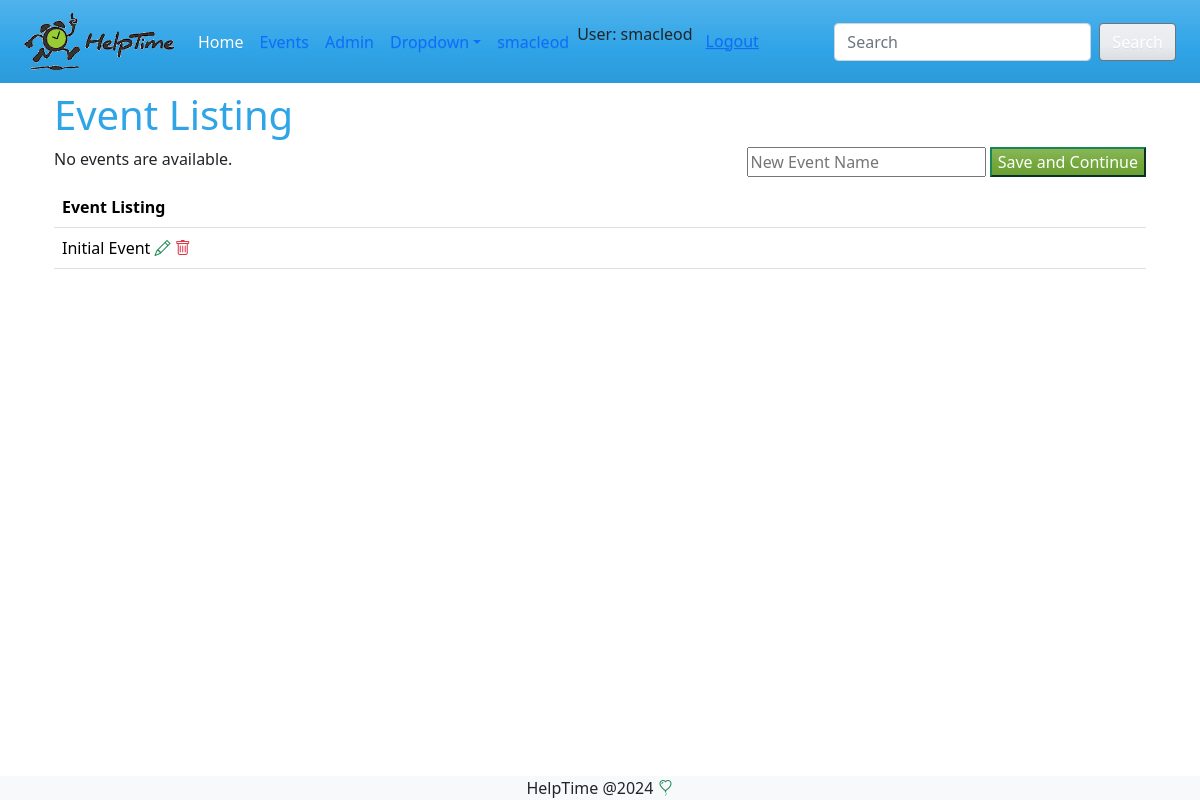
Before: /events/ (signed in) with the older database file.
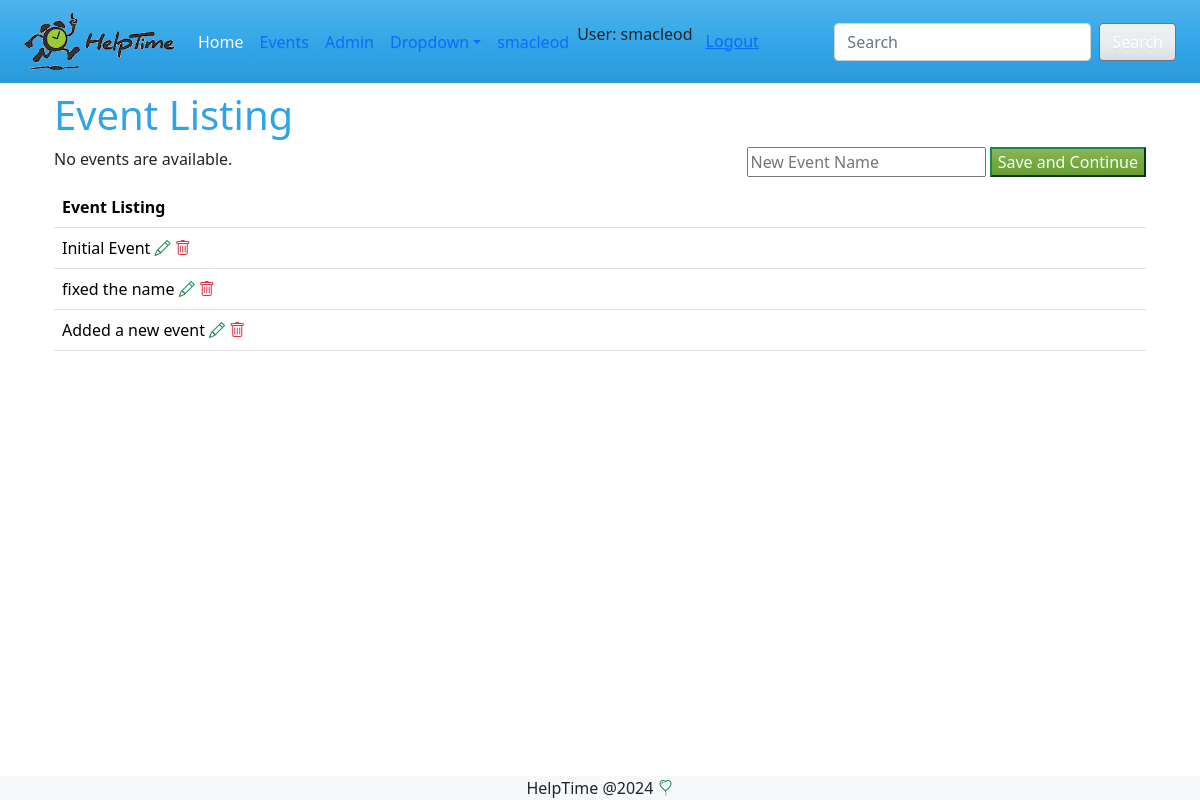
After: the same page with the newer database file.
### events/models.py (models this page shows, shortened)
class Event(models.Model):
    reminder_days_choice = models.TextChoices('days', '1 2 3 4 5 6 7')
    name = models.CharField(max_length=200, verbose_name='Event Name' )
    description = models.TextField(max_length=200, verbose_name='Event Description', blank=True)
    organization = models.CharField(max_length=100, verbose_name='Organization Name', blank=True )
    primery_contact = models.CharField(max_length=100, verbose_name='Primary Contact', blank=True)
    alternate_contact = models.CharField(max_length=100, verbose_name='Alt Contact', blank=True)
    hide_names = models.BooleanField(default=False, verbose_name='Hide Volunteer Names', blank=True)
    reminder_days = models.CharField(max_length=5, choices=reminder_days_choice, verbose_name='Days to remind in advance', default=7)
    created_by = models.ForeignKey(User, on_delete=models.SET_NULL, null=True, blank=True)
    created_at = models.DateTimeField(auto_now_add=True, null=True, blank=True)
    updated_at = models.DateTimeField(auto_now=True, blank=True, null=True)

### events/views.py (the view, shortened to what this page needs)
# urls.py: path("", views.index, name="index"),
def index(request):
    events = Event.objects.filter(Q(created_by=request.user) | Q(created_by__isnull=True))
    form = EventCreateForm()
    return render(request, 'events/index.html', {'events' : events, 'form':form}) #to a template empty {} if no context

### events/forms.py
class EventCreateForm(forms.ModelForm):
    class Meta:
        model = Event
        fields= ['name']
        widgets = {
            'name' :  forms.TextInput(
                attrs={'placeholder': 'New Event Name'}),
        }

### events/templates/events/index.html (shortened to what this page needs)
{% extends 'master.html' %}
{% block content %}
<h1> Event Listing</h1>
<div class="float-end">
    <form action="" method="post">
        {{form.name}}
        <input type="submit" value="Save and Continue" class="btn-success" />
    </form>
</div>
{% if latest_event_list %}
    <ul>
        {% for event in latest_event_list %}
        <li><a href="{% url 'events:detail' event.id %}">{{ event.name }}</a></li>
        {% endfor %}
    </ul>
{% else %}
    <p>No events are available.</p>
{% endif %}
<table class="table">
    <tr>
        <th>Event Listing</th>
    </tr>
    {% for event in events %}
    <tr>
        <td>{{ event.name }}
            <a href="{% url 'events:update' event.id %}" class="text-success"><i class="bi bi-pencil"></i></a>
            <a href="{% url 'events:delete' event.id %}" class="text-danger"><i class="bi bi-trash "></i></a>
        </td>
    </tr>
    {% endfor %}
</table>
{% endblock %}

### templates/master.html (shortened to what this page needs)
{% load static %}
<!DOCTYPE html>
<html lang="en">
<head>
  <link rel="stylesheet" href="{% static 'styles/styles.css' %} ">
  <link rel="stylesheet" href="https://cdn.jsdelivr.net/npm/bootstrap-icons@1.11.3/font/bootstrap-icons.min.css">
  <link rel="stylesheet" href="https://cdn.jsdelivr.net/npm/bootstrap@5.1.3/dist/css/bootstrap.min.css"
>
</head>
<body>
  <nav class="navbar navbar-expand-md bg-primary" data-bs-theme="dark">
    <div class="container-fluid">
      <a class="navbar-brand" href="/">
        <img src="{% static '/images/HelptimeLogo_blk_green_RGB_100px_transparent.gif' %}" alt="HelpTime.org"
          width="150" ;></a>
      <div class="collapse navbar-collapse" id="navbarColor01">
        <ul class="navbar-nav me-auto">
          <li class="nav-item">
            <a class="nav-link active" href="#">Home
            </a>
          </li>
          <li class="nav-item">
            <a class="nav-link" href="/events">Events</a>
          <li class="nav-item">
            <a class="nav-link" href="/admin">Admin</a>
          </li>
          <li class="nav-item dropdown">
            <a class="nav-link dropdown-toggle" data-bs-toggle="dropdown" href="#" role="button" aria-haspopup="true"
              aria-expanded="false">Dropdown</a>
          </li>
          <li class="nav-item">
            <a class="nav-link" href="/admin">{{ user }}</a>
            {% if user.is_authenticated %}
     <li>User: {{ user.get_username }}</li>
     <li>
       <form id="logout-form" method="post" action="{% url 'logout' %}">
         <button type="submit" class="btn btn-link">Logout</button>
       </form>
     </li>
   {% else %}
     <li><a href="{% url 'login' %}?next={{ request.path }}">Login</a></li>
   {% endif %}
          </li>
        </ul>
        <form class="d-flex">
          <input class="form-control me-sm-2" type="search" placeholder="Search">
          <button class="btn btn-secondary my-2 my-sm-0" type="submit">Search</button>
        </form>
      </div>
    </div>
  </nav>
  <div class="container mt-2">
    {% block content %}
    {% endblock %}
  </div>
  <footer class="bg-light text-center fixed-bottom">
    HelpTime @2024
    <i class="bi bi-balloon-heart text-success" style="font-size: 2rm;"></i>
  </footer>
</body>
</html>

Changed rows visible on the page:
added Event: name "fixed the name"
added Event: name "Added a new event"
